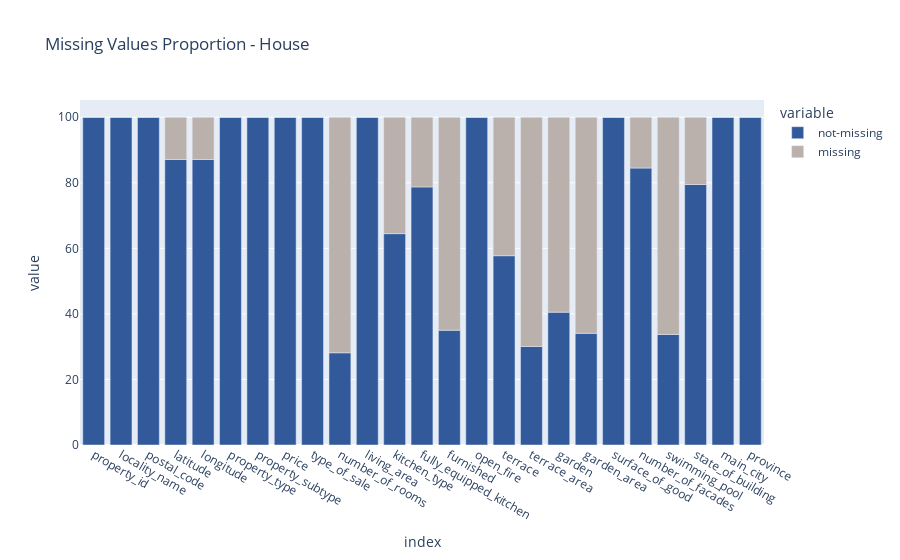

The code cell stored with this chart in its notebook:
### Markdown cell above
### Q2 What is the proportion of missing values per column?

### Code cell
def make_bar_perc_plotly(df, colors=None, title="Missing Values Proportion"):
    df_missing = pd.DataFrame()
    df_missing["not-missing"] = df.count()/len(df)*100
    df_missing["missing"] = df.isnull().sum()/len(df)*100

    fig = px.bar(df_missing, x=df_missing.index, y=df_missing.columns, title=title, color_discrete_map=colors)
    fig.show()

house_custom_colors = {"not-missing": px.colors.qualitative.Alphabet[13], "missing": px.colors.qualitative.T10[9]}
make_bar_perc_plotly(house, colors=house_custom_colors, title="Missing Values Proportion - House")

### Figure 1 — Plotly figure (JSON) as saved in the notebook; plotly's stock layout.template omitted (floating-point values rounded to 4 significant figures)
{"data": [{"alignmentgroup": "True", "hovertemplate": "variable=not-missing<br>index=%{x}<br>value=%{y}<extra></extra>", "legendgroup": "not-missing", "marker": {"color": "#325A9B", "pattern": {"shape": ""}}, "name": "not-missing", "offsetgroup": "not-missing", "orientation": "v", "showlegend": true, "textposition": "auto", "type": "bar", "x": ["property_id", "locality_name", "postal_code", "latitude", "longitude", "property_type", "property_subtype", "price", "type_of_sale", "number_of_rooms", "living_area", "kitchen_type", "fully_equipped_kitchen", "furnished", "open_fire", "terrace", "terrace_area", "garden", "garden_area", "surface_of_good", "number_of_facades", "swimming_pool", "state_of_building", "main_city", "province"], "xaxis": "x", "y": [100, 100, 100, 87.12, 87.12, 100, 100, 100, 100, 28.14, 100, 64.49, 78.74, 35.02, 100, 57.76, 30.06, 40.54, 34.08, 100, 84.51, 33.74, 79.48, 100, 100], "yaxis": "y"}, {"alignmentgroup": "True", "hovertemplate": "variable=missing<br>index=%{x}<br>value=%{y}<extra></extra>", "legendgroup": "missing", "marker": {"color": "#BAB0AC", "pattern": {"shape": ""}}, "name": "missing", "offsetgroup": "missing", "orientation": "v", "showlegend": true, "textposition": "auto", "type": "bar", "x": ["property_id", "locality_name", "postal_code", "latitude", "longitude", "property_type", "property_subtype", "price", "type_of_sale", "number_of_rooms", "living_area", "kitchen_type", "fully_equipped_kitchen", "furnished", "open_fire", "terrace", "terrace_area", "garden", "garden_area", "surface_of_good", "number_of_facades", "swimming_pool", "state_of_building", "main_city", "province"], "xaxis": "x", "y": [0, 0, 0, 12.88, 12.88, 0, 0, 0, 0, 71.86, 0, 35.51, 21.26, 64.98, 0, 42.24, 69.94, 59.46, 65.92, 0, 15.49, 66.26, 20.52, 0, 0], "yaxis": "y"}], "layout": {"barmode": "relative", "legend": {"title": {"text": "variable"}, "tracegroupgap": 0}, "title": {"text": "Missing Values Proportion - House"}, "xaxis": {"anchor": "y", "domain": [0, 1], "title": {"text": "index"}}, "yaxis": {"anchor": "x", "domain": [0, 1], "title": {"text": "value"}}}}
